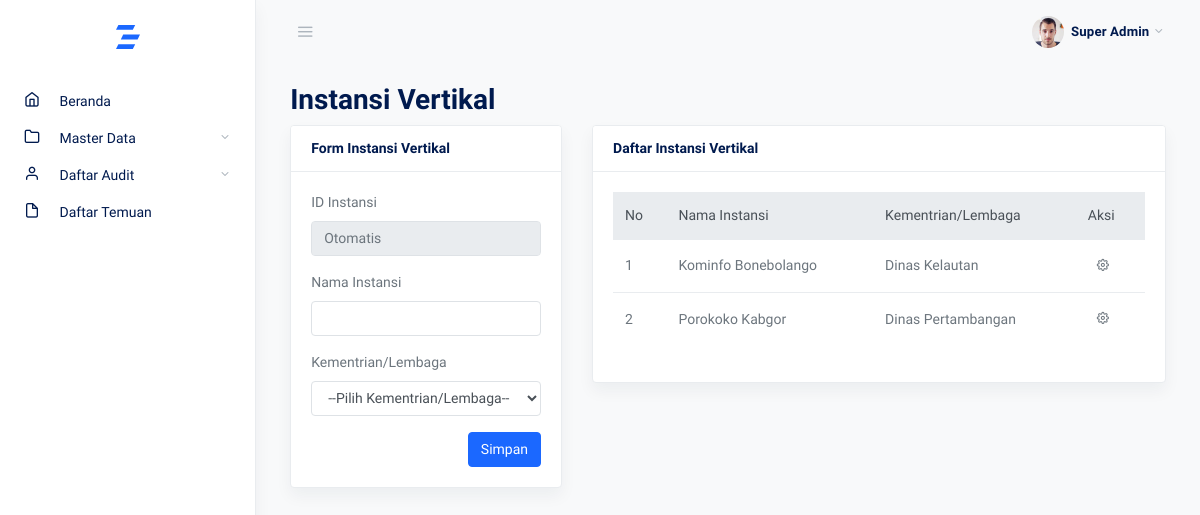
Before: /instansi_vertikal with the older database file.
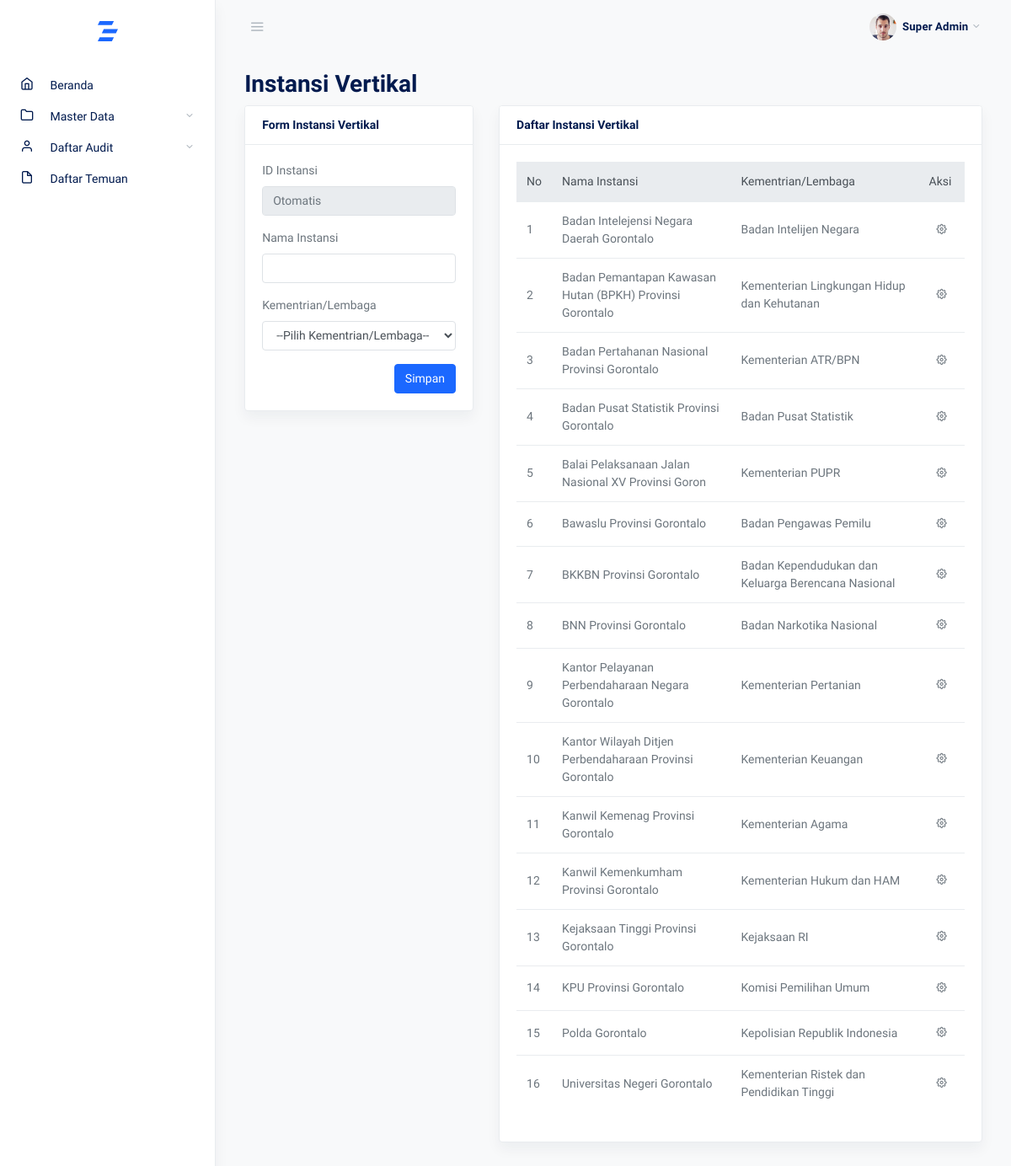
After: the same page with the newer database file.
### tables this page shows
CREATE TABLE `instansi_vertikal` (
  `id` int(11) NOT NULL,
  `nama_instansi` varchar(100) NOT NULL,
  `id_kemlem` int(11) NOT NULL
);

CREATE TABLE `kemlem` (
  `id` int(11) NOT NULL,
  `kemlem` varchar(100) NOT NULL
);

### admin.php (called while the page is built, shortened)
<?php
require_once 'views/page/admin/index.php';

### app/controllers/admin/master_data/function_instansi.php (the view, shortened to what this page needs)
<?php
function tampil_data($mysqli)
{
    $query = "SELECT * FROM instansi_vertikal ORDER BY nama_instansi ASC";
    $to = $mysqli->prepare($query);
    $to->execute();
    $result = $to->get_result();
    $no = 1;
    while ($row = $result->fetch_object()) {
        $id_kemlem = $row->id_kemlem;
        $query = "SELECT * FROM kemlem WHERE id='$id_kemlem'";
        $to_kemlem = $mysqli->prepare($query);
        $to_kemlem->execute();
        $result_kemlem = $to_kemlem->get_result();
        $row_kemlem = $result_kemlem->fetch_object();
?>
        <tr>
            <td><?= $no; ?></td>
            <td><?= $row->nama_instansi; ?></td>
            <td><?= $row_kemlem->kemlem; ?></td>
            <td>
                <button class="btn btn-sm" type="button" data-toggle="dropdown" aria-haspopup="true" aria-expanded="false">
                    <span class="fe fe-settings"></span>
                </button>
            </td>
        </tr>
<?php
        $no++;
    }
}
?>

Changed rows visible on the page:
added instansi_vertikal: nama_instansi "Badan Intelejensi Negara Daerah Gorontalo", id_kemlem.kemlem "Badan Intelijen Negara"
added instansi_vertikal: nama_instansi "Badan Pemantapan Kawasan Hutan (BPKH) Provinsi Gorontalo", id_kemlem.kemlem "Kementerian Lingkungan Hidup dan Kehutanan"
changed instansi_vertikal: nama_instansi "Porokoko Kabgor" → "Badan Pertahanan Nasional Provinsi Gorontalo"; id_kemlem.kemlem "Dinas Pertambangan" → "Kementerian ATR/BPN"; moves up the list
added instansi_vertikal: nama_instansi "Badan Pusat Statistik Provinsi Gorontalo", id_kemlem.kemlem "Badan Pusat Statistik"
added instansi_vertikal: nama_instansi "Balai Pelaksanaan Jalan Nasional XV Provinsi Goron", id_kemlem.kemlem "Kementerian PUPR"
added instansi_vertikal: nama_instansi "Bawaslu Provinsi Gorontalo", id_kemlem.kemlem "Badan Pengawas Pemilu"
added instansi_vertikal: nama_instansi "BKKBN Provinsi Gorontalo", id_kemlem.kemlem "Badan Kependudukan dan Keluarga Berencana Nasional"
added instansi_vertikal: nama_instansi "BNN Provinsi Gorontalo", id_kemlem.kemlem "Badan Narkotika Nasional"
changed instansi_vertikal: nama_instansi "Kominfo Bonebolango" → "Kantor Pelayanan Perbendaharaan Negara Gorontalo"; id_kemlem.kemlem "Dinas Kelautan" → "Kementerian Pertanian"
added instansi_vertikal: nama_instansi "Kantor Wilayah Ditjen Perbendaharaan Provinsi Gorontalo", id_kemlem.kemlem "Kementerian Keuangan"
added instansi_vertikal: nama_instansi "Kanwil Kemenag Provinsi Gorontalo", id_kemlem.kemlem "Kementerian Agama"
added instansi_vertikal: nama_instansi "Kanwil Kemenkumham Provinsi Gorontalo", id_kemlem.kemlem "Kementerian Hukum dan HAM"
added instansi_vertikal: nama_instansi "Kejaksaan Tinggi Provinsi Gorontalo", id_kemlem.kemlem "Kejaksaan RI"
added instansi_vertikal: nama_instansi "KPU Provinsi Gorontalo", id_kemlem.kemlem "Komisi Pemilihan Umum"
added instansi_vertikal: nama_instansi "Polda Gorontalo", id_kemlem.kemlem "Kepolisian Republik Indonesia"
added instansi_vertikal: nama_instansi "Universitas Negeri Gorontalo", id_kemlem.kemlem "Kementerian Ristek dan Pendidikan Tinggi"
